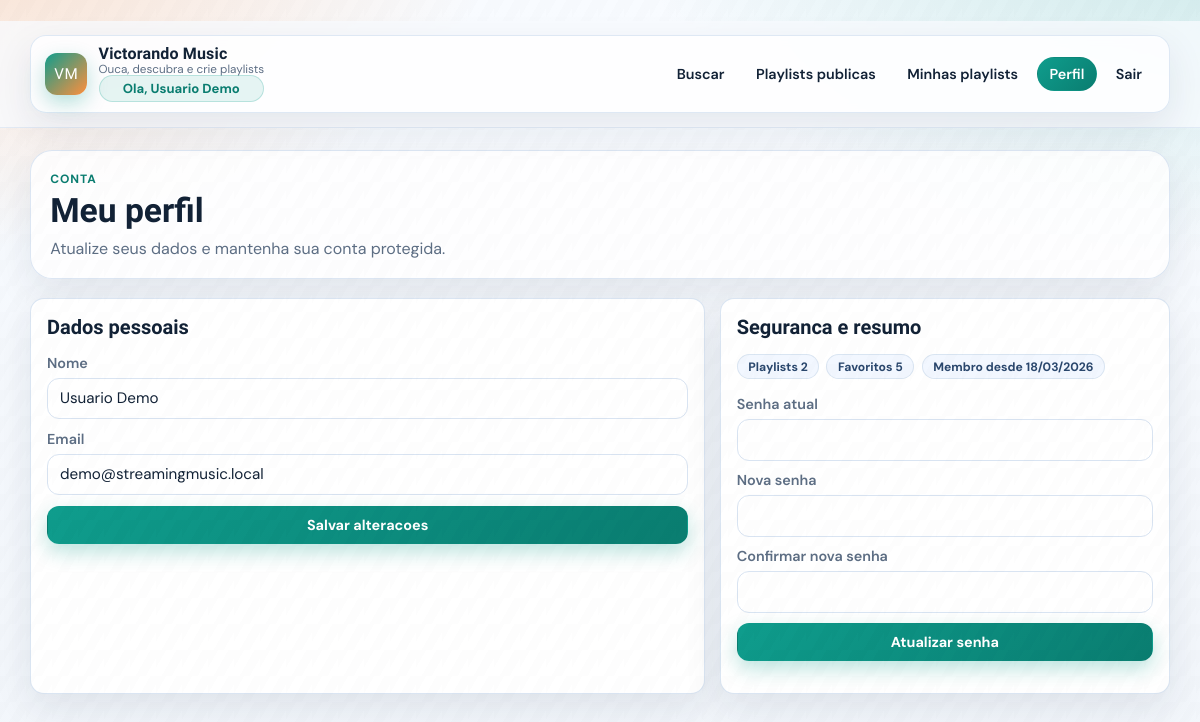
The app's page /auth/perfil (signed in) with its own data.
### app/models/user.py (models this page shows, shortened)
class User(UserMixin, db.Model):
    __tablename__ = 'usuarios'
    id = db.Column(db.Integer, primary_key=True)
    tenant_id = db.Column(db.Integer, db.ForeignKey('tenants.id'), nullable=False, index=True)
    nome = db.Column(db.String(100), nullable=False)
    email = db.Column(db.String(120), unique=True, nullable=False, index=True)
    senha = db.Column(db.String(255), nullable=False)
    email_verificado_em = db.Column(db.DateTime)
    email_verificacao_token = db.Column(db.String(255), unique=True, index=True)
    reset_senha_token = db.Column(db.String(255), unique=True, index=True)
    reset_senha_expira_em = db.Column(db.DateTime)
    data_criacao = db.Column(db.DateTime, default=datetime.utcnow, nullable=False)
    ativo = db.Column(db.Boolean, default=True)
    playlists = db.relationship('Playlist', backref='usuario', lazy='dynamic', cascade='all, delete-orphan')
    favoritos = db.relationship('Music', secondary='favoritos', backref='usuarios_favoritaram', lazy='dynamic')
    memberships = db.relationship(
        'Membership',
        back_populates='user',
        lazy='dynamic',
        cascade='all, delete-orphan',
    )

### app/views/auth_routes.py (the view, shortened to what this page needs)
@auth_bp.route('/perfil', methods=['GET', 'POST'])
@login_required
def perfil():
    return render_template('perfil.html', usuario=current_user)

### app/__init__.py (called while the page is built)
def _build_app_initials(app_name):
    parts = [part[0].upper() for part in app_name.split() if part and part[0].isalnum()]
    return ''.join(parts[:2]) or 'SM'

### app/extensions.py (called while the page is built, shortened)
def _register_request_observability(app):
    @app.before_request
    def _mark_request_start():
        g._request_start_ts = monotonic()
    @app.after_request
    def _log_request(response):
        start = getattr(g, '_request_start_ts', None)
        if start is None:
            return response
        duration_ms = (monotonic() - start) * 1000
        response.headers['X-Request-Duration-Ms'] = f'{duration_ms:.2f}'
        app.logger.info(
            'request method=%s path=%s status=%s duration_ms=%.2f',
            request.method,
            request.path,
            response.status_code,
            duration_ms,
        )
        return response

def _register_rate_limiting(app):
    @app.before_request
    def _guard_rate_limit():
        if not app.config.get('RATE_LIMIT_ENABLED', True):
            return None
        if not request.path.startswith('/api/'):
            return None

@login_manager.user_loader
def load_user(user_id):
    from app.models import User
    return db.session.get(User, int(user_id))

### app/templates/perfil.html (shortened to what this page needs)
﻿{% extends 'base.html' %}
{% block content %}
<section class="page-header" data-animate>
  <p class="kicker">Conta</p>
  <h1 class="page-title">Meu perfil</h1>
  <p class="page-subtitle">Atualize seus dados e mantenha sua conta protegida.</p>
</section>
<section class="detail-grid">
  <article class="form-card" data-animate style="--delay: 80ms;">
    <h2 class="section-title">Dados pessoais</h2>
    <form method="post" class="form form-stack" style="margin-top: 0.9rem;">
      <label class="field">Nome
        <input type="text" name="nome" value="{{ usuario.nome }}" required>
      </label>
      <label class="field">Email
        <input type="email" name="email" value="{{ usuario.email }}" required>
      </label>
      <button type="submit">Salvar alteracoes</button>
    </form>
  </article>
  <aside class="panel" data-animate style="--delay: 130ms;">
    <h2 class="section-title">Seguranca e resumo</h2>
    <div class="meta-pills" style="margin-top: 0.9rem;">
      <span class="chip">Playlists {{ usuario.playlists.count() }}</span>
      <span class="chip">Favoritos {{ usuario.favoritos.count() }}</span>
      <span class="chip">Membro desde {{ usuario.data_criacao.strftime('%d/%m/%Y') if usuario.data_criacao else '-' }}</span>
    </div>
    <form method="post" action="{{ url_for('auth.alterar_senha') }}" class="form form-stack" style="margin-top: 1rem;">
      <label class="field">Senha atual
        <input type="password" name="senha_atual" required>
      </label>
      <label class="field">Nova senha
        <input type="password" name="senha_nova" required>
      </label>
      <label class="field">Confirmar nova senha
        <input type="password" name="confirmar_senha" required>
      </label>
      <button type="submit">Atualizar senha</button>
    </form>
  </aside>
</section>
{% endblock %}

### app/templates/base.html (shortened to what this page needs)
﻿<!doctype html>
<html lang="pt-BR">
<head>
  <link rel="stylesheet" href="{{ url_for('static', filename='css/style.css') }}">
</head>
<body>
<header class="topbar">
  <div class="topbar-inner" data-animate>
    <a href="{{ url_for('music.index') }}" class="brand">
      <span class="brand-badge">{{ APP_INITIALS }}</span>
      <span class="brand-text">
        <strong>{{ APP_NAME }}</strong>
        <small>Ouca, descubra e crie playlists</small>
        <span class="user-pill brand-text">Ola, {{ current_user.nome }}</span>
      </span>
    </a>
    <nav class="nav-links">
      <a class="nav-link" href="{{ url_for('music.buscar') }}">Buscar</a>
      <a class="nav-link" href="{{ url_for('playlist.publicas') }}">Playlists publicas</a>
      {% if current_user.is_authenticated %}
        <a class="nav-link" href="{{ url_for('playlist.minhas_playlists') }}">Minhas playlists</a>
        <a class="nav-link" href="{{ url_for('auth.perfil') }}">Perfil</a>
        <a class="nav-link" href="{{ url_for('auth.logout') }}">Sair</a>
      {% else %}
        <a class="nav-link" href="{{ url_for('auth.login') }}">Entrar</a>
        <a class="nav-link" href="{{ url_for('auth.register') }}">Cadastrar</a>
      {% endif %}
    </nav>
  </div>
</header>
<main class="container">
  <div class="page-content">
    {% block content %}{% endblock %}
  </div>
</main>
</body>
</html>

### records on screen
User: nome "Usuario Demo", email "demo@streamingmusic.local", data_criacao "18/03/2026"

### other values on screen
{{ APP_INITIALS }} "VM"
{{ APP_NAME }} "Victorando Music"
{{ usuario.playlists.count() }} "2"
{{ usuario.favoritos.count() }} "5"
